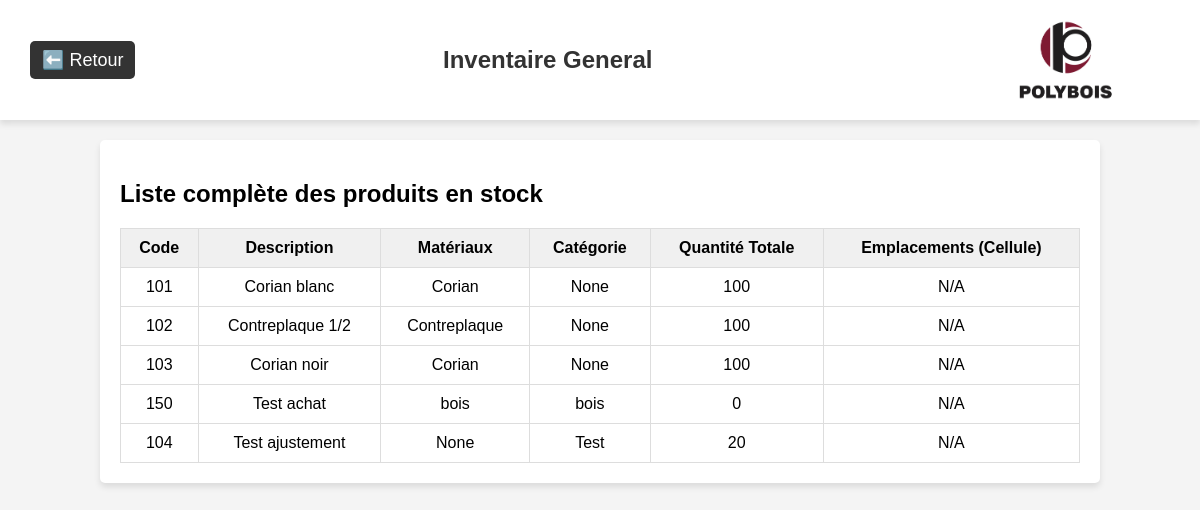
/inventaire/general, run on an earlier commit of the app's database.
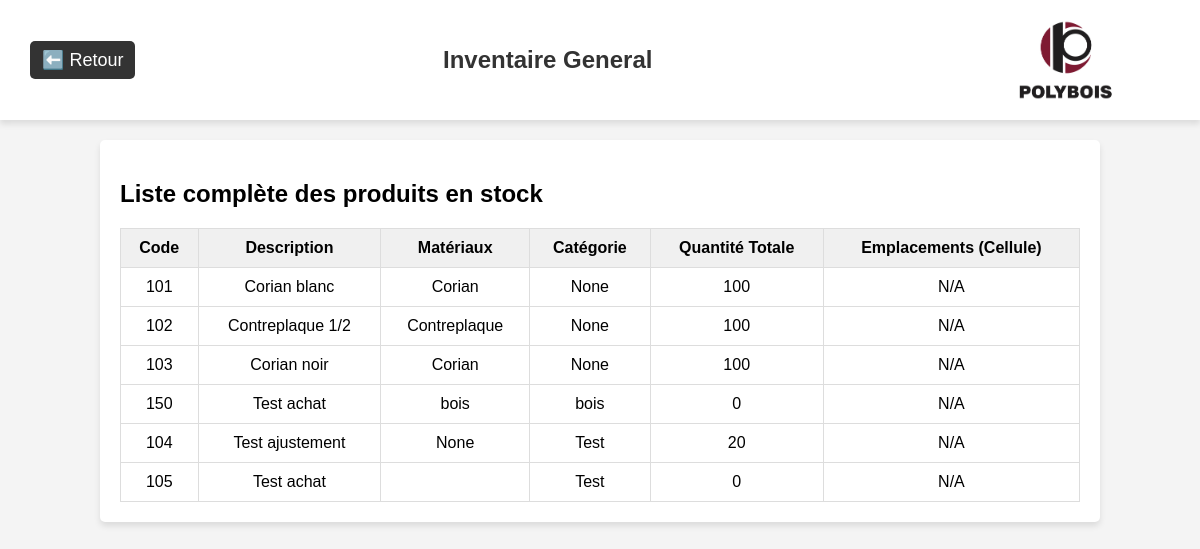
And on a later commit of the database.
### app/models/produit.py (models this page shows, shortened)
class Produit(db.Model):
    __tablename__ = 'produit'
    id = db.Column(db.Integer, primary_key=True)
    code = db.Column(db.String(50), unique=True, nullable=False)
    description = db.Column(db.String(255))
    materiaux = db.Column(db.String(100))
    categorie = db.Column(db.String(100))
    quantite = db.Column(db.Integer, default=0)
    historique = db.Column(db.Text, default='[]')  # Historique des modifications, stocké en JSON
    projets_associes = db.relationship("ProduitProjet", back_populates="produit", cascade="all, delete-orphan")
    lignes_achat = db.relationship("LigneAchat", back_populates="produit", cascade="all, delete-orphan")
    lignes_commande = db.relationship("LigneCommandeProduction", back_populates="produit", cascade="all, delete-orphan")
    stocks = db.relationship("Stock", back_populates="produit", cascade="all, delete-orphan")

### app/routes/inventaire_routes.py (the view)
@inventaire_bp.route("/general")
def inventaire_general():
    produits = Produit.query.all()
    return render_template("inventaire_general.html", produits=produits)

### app/templates/inventaire_general.html (shortened to what this page needs)
<!DOCTYPE html>
<html lang="fr">
<head>
</head>
<body>
  <header>
    <a class="return-link" href="/inventaire">⬅️ Retour</a>
    <h1 class="module-title">Inventaire General</h1>
    <img class="logo-polybois" src="{{ url_for('static', filename='images/logo.png') }}" alt="Logo Polybois">
  </header>
  <div class="container">
    <h2>Liste complète des produits en stock</h2>
    <table>
      <thead>
        <tr>
          <th>Code</th>
          <th>Description</th>
          <th>Matériaux</th>
          <th>Catégorie</th>
          <th>Quantité Totale</th>
          <th>Emplacements (Cellule)</th>
        </tr>
      </thead>
      <tbody>
        {% for produit in produits %}
          <tr>
            <td>{{ produit.code }}</td>
            <td>{{ produit.description }}</td>
            <td>{{ produit.materiaux }}</td>
            <td>{{ produit.categorie }}</td>
            <td>{{ produit.quantite }}</td>
            <td>
              {% if produit.stocks %}
                {% for stock in produit.stocks %}
                  {{ stock.cellule }}{% if not loop.last %}, {% endif %}
                {% endfor %}
              {% else %}
                N/A
              {% endif %}
            </td>
          </tr>
        {% endfor %}
      </tbody>
    </table>
  </div>
</body>
</html>

### app/templates/inventaire_general.html (style rules this page uses)
body { font-family: Arial, sans-serif; background-color: #f4f4f4; margin: 0; padding: 0; }
header { background-color: white; padding: 10px 30px; display: flex; justify-content: space-between; align-items: center; height: 100px; box-shadow: 0px 4px 6px rgba(0, 0, 0, 0.1); }
.return-link { text-decoration: none; font-size: 18px; color: white; background-color: #333; padding: 8px 12px; border-radius: 5px; }
.module-title { font-size: 24px; color: #333; flex-grow: 1; text-align: center; }
.logo-polybois { height: 120px; }
.container { margin: 20px auto; width: 80%; background: white; padding: 20px; border-radius: 5px; box-shadow: 0 4px 6px rgba(0, 0, 0, 0.1); }
table { width: 100%; border-collapse: collapse; margin-top: 20px; }
th, td { padding: 10px; border: 1px solid #ddd; text-align: center; }
th { background-color: #f0f0f0; }

What changed in the data, as far as the page shows it:
added Produit: code "105", description "Test achat", categorie "Test", quantite "0"
